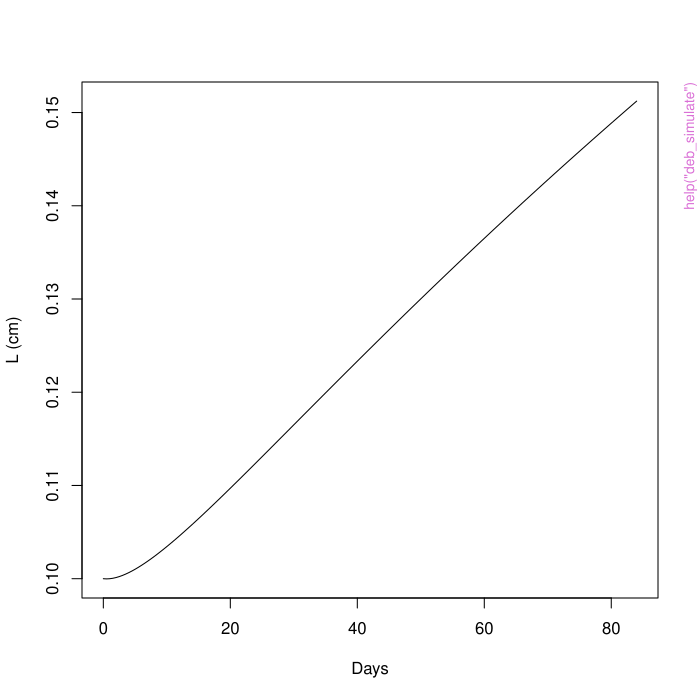

Recreate this plot in R.
pkgname <- "BayesianDEB"
source(file.path(R.home("share"), "R", "examples-header.R"))
options(warn = 1)
base::assign(".ExTimings", "BayesianDEB-Ex.timings", pos = 'CheckExEnv')
base::cat("name\tuser\tsystem\telapsed\n", file=base::get(".ExTimings", pos = 'CheckExEnv'))
base::assign(".format_ptime",
function(x) {
  if(!is.na(x[4L])) x[1L] <- x[1L] + x[4L]
  if(!is.na(x[5L])) x[2L] <- x[2L] + x[5L]
  options(OutDec = '.')
  format(x[1L:3L], digits = 7L)
},
pos = 'CheckExEnv')

### * </HEADER>
library('BayesianDEB')

base::assign(".oldSearch", base::search(), pos = 'CheckExEnv')
base::assign(".old_wd", base::getwd(), pos = 'CheckExEnv')
cleanEx()
nameEx("arrhenius")
### * arrhenius

flush(stderr()); flush(stdout())

base::assign(".ptime", proc.time(), pos = "CheckExEnv")
### Name: arrhenius
### Title: Arrhenius Temperature Correction
### Aliases: arrhenius

### ** Examples

# Correction at 25 C relative to 20 C reference
arrhenius(298.15, T_ref = 293.15, T_A = 8000)  # ~ 1.74

# No correction at reference temperature
arrhenius(293.15)  # exactly 1



base::assign(".dptime", (proc.time() - get(".ptime", pos = "CheckExEnv")), pos = "CheckExEnv")
base::cat("arrhenius", base::get(".format_ptime", pos = 'CheckExEnv')(get(".dptime", pos = "CheckExEnv")), "\n", file=base::get(".ExTimings", pos = 'CheckExEnv'), append=TRUE, sep="\t")
cleanEx()
nameEx("bdeb_data")
### * bdeb_data

flush(stderr()); flush(stdout())

base::assign(".ptime", proc.time(), pos = "CheckExEnv")
### Name: bdeb_data
### Title: Prepare Data for BDEB Models
### Aliases: bdeb_data

### ** Examples

# Simple growth data
df <- data.frame(
  id = rep(1, 10),
  time = seq(0, 45, by = 5),
  length = c(0.1, 0.15, 0.22, 0.30, 0.38, 0.44, 0.49, 0.52, 0.54, 0.55)
)
dat <- bdeb_data(growth = df)



base::assign(".dptime", (proc.time() - get(".ptime", pos = "CheckExEnv")), pos = "CheckExEnv")
base::cat("bdeb_data", base::get(".format_ptime", pos = 'CheckExEnv')(get(".dptime", pos = "CheckExEnv")), "\n", file=base::get(".ExTimings", pos = 'CheckExEnv'), append=TRUE, sep="\t")
cleanEx()
nameEx("bdeb_fit")
### * bdeb_fit

flush(stderr()); flush(stdout())

base::assign(".ptime", proc.time(), pos = "CheckExEnv")
### Name: bdeb_fit
### Title: Fit a BDEB Model via Hamiltonian Monte Carlo
### Aliases: bdeb_fit

### ** Examples

## Not run: 
##D dat <- bdeb_data(growth = growth_df)
##D mod <- bdeb_model(dat, type = "individual")
##D fit <- bdeb_fit(mod, chains = 2, iter_sampling = 500)
## End(Not run)



base::assign(".dptime", (proc.time() - get(".ptime", pos = "CheckExEnv")), pos = "CheckExEnv")
base::cat("bdeb_fit", base::get(".format_ptime", pos = 'CheckExEnv')(get(".dptime", pos = "CheckExEnv")), "\n", file=base::get(".ExTimings", pos = 'CheckExEnv'), append=TRUE, sep="\t")
cleanEx()
nameEx("bdeb_prior_predictive")
### * bdeb_prior_predictive

flush(stderr()); flush(stdout())

base::assign(".ptime", proc.time(), pos = "CheckExEnv")
### Name: bdeb_prior_predictive
### Title: Prior Predictive Check
### Aliases: bdeb_prior_predictive

### ** Examples

## Not run: 
##D dat <- bdeb_data(growth = data.frame(id = 1, time = 0:10,
##D   length = seq(0.1, 0.5, length.out = 11)))
##D mod <- bdeb_model(dat, type = "individual")
##D pp <- bdeb_prior_predictive(mod, n_draws = 200)
##D plot(pp)
## End(Not run)



base::assign(".dptime", (proc.time() - get(".ptime", pos = "CheckExEnv")), pos = "CheckExEnv")
base::cat("bdeb_prior_predictive", base::get(".format_ptime", pos = 'CheckExEnv')(get(".dptime", pos = "CheckExEnv")), "\n", file=base::get(".ExTimings", pos = 'CheckExEnv'), append=TRUE, sep="\t")
cleanEx()
nameEx("bdeb_session_info")
### * bdeb_session_info

flush(stderr()); flush(stdout())

base::assign(".ptime", proc.time(), pos = "CheckExEnv")
### Name: bdeb_session_info
### Title: Reproducibility Report
### Aliases: bdeb_session_info

### ** Examples

bdeb_session_info()



base::assign(".dptime", (proc.time() - get(".ptime", pos = "CheckExEnv")), pos = "CheckExEnv")
base::cat("bdeb_session_info", base::get(".format_ptime", pos = 'CheckExEnv')(get(".dptime", pos = "CheckExEnv")), "\n", file=base::get(".ExTimings", pos = 'CheckExEnv'), append=TRUE, sep="\t")
cleanEx()
nameEx("bdeb_tox")
### * bdeb_tox

flush(stderr()); flush(stdout())

base::assign(".ptime", proc.time(), pos = "CheckExEnv")
### Name: bdeb_tox
### Title: DEBtox Model Specification
### Aliases: bdeb_tox

### ** Examples

## Not run: 
##D conc <- c("ctrl" = 0, "low" = 5, "mid" = 20, "high" = 100)
##D dat <- bdeb_data(growth = growth_df, concentration = conc)
##D mod <- bdeb_tox(dat, stress = "assimilation")
## End(Not run)



base::assign(".dptime", (proc.time() - get(".ptime", pos = "CheckExEnv")), pos = "CheckExEnv")
base::cat("bdeb_tox", base::get(".format_ptime", pos = 'CheckExEnv')(get(".dptime", pos = "CheckExEnv")), "\n", file=base::get(".ExTimings", pos = 'CheckExEnv'), append=TRUE, sep="\t")
cleanEx()
nameEx("deb_simulate")
### * deb_simulate

flush(stderr()); flush(stdout())

base::assign(".ptime", proc.time(), pos = "CheckExEnv")
### Name: deb_simulate
### Title: Simulate DEB Growth Trajectory
### Aliases: deb_simulate

### ** Examples

# Simulate E. fetida growth for 84 days
traj <- deb_simulate(t_max = 84, p_Am = 5, p_M = 0.5,
  kappa = 0.75, v = 0.2, E_G = 400, E0 = 1, L0 = 0.1)
plot(traj$time, traj$L, type = "l", xlab = "Days", ylab = "L (cm)")



base::assign(".dptime", (proc.time() - get(".ptime", pos = "CheckExEnv")), pos = "CheckExEnv")
base::cat("deb_simulate", base::get(".format_ptime", pos = 'CheckExEnv')(get(".dptime", pos = "CheckExEnv")), "\n", file=base::get(".ExTimings", pos = 'CheckExEnv'), append=TRUE, sep="\t")
cleanEx()
nameEx("debtox_growth")
### * debtox_growth

flush(stderr()); flush(stdout())

base::assign(".ptime", proc.time(), pos = "CheckExEnv")
### Name: debtox_growth
### Title: Simulated DEBtox Growth Data
### Aliases: debtox_growth
### Keywords: datasets

### ** Examples

data(debtox_growth)
head(debtox_growth)



base::assign(".dptime", (proc.time() - get(".ptime", pos = "CheckExEnv")), pos = "CheckExEnv")
base::cat("debtox_growth", base::get(".format_ptime", pos = 'CheckExEnv')(get(".dptime", pos = "CheckExEnv")), "\n", file=base::get(".ExTimings", pos = 'CheckExEnv'), append=TRUE, sep="\t")
cleanEx()
nameEx("debtox_simulate")
### * debtox_simulate

flush(stderr()); flush(stdout())

base::assign(".ptime", proc.time(), pos = "CheckExEnv")
### Name: debtox_simulate
### Title: Simulate DEBtox Growth Under Toxicant Exposure
### Aliases: debtox_simulate

### ** Examples

traj <- debtox_simulate(t_max = 42, p_Am = 5, p_M = 0.5,
  kappa = 0.75, v = 0.2, E_G = 400, E0 = 1, L0 = 0.1,
  k_d = 0.3, z_w = 15, b_w = 0.003, C_w = 80)
plot(traj$time, traj$L, type = "l")



base::assign(".dptime", (proc.time() - get(".ptime", pos = "CheckExEnv")), pos = "CheckExEnv")
base::cat("debtox_simulate", base::get(".format_ptime", pos = 'CheckExEnv')(get(".dptime", pos = "CheckExEnv")), "\n", file=base::get(".ExTimings", pos = 'CheckExEnv'), append=TRUE, sep="\t")
cleanEx()
nameEx("eisenia_growth")
### * eisenia_growth

flush(stderr()); flush(stdout())

base::assign(".ptime", proc.time(), pos = "CheckExEnv")
### Name: eisenia_growth
### Title: Simulated Eisenia fetida Growth Data
### Aliases: eisenia_growth
### Keywords: datasets

### ** Examples

data(eisenia_growth)
head(eisenia_growth)



base::assign(".dptime", (proc.time() - get(".ptime", pos = "CheckExEnv")), pos = "CheckExEnv")
base::cat("eisenia_growth", base::get(".format_ptime", pos = 'CheckExEnv')(get(".dptime", pos = "CheckExEnv")), "\n", file=base::get(".ExTimings", pos = 'CheckExEnv'), append=TRUE, sep="\t")
cleanEx()
nameEx("folsomia_repro")
### * folsomia_repro

flush(stderr()); flush(stdout())

base::assign(".ptime", proc.time(), pos = "CheckExEnv")
### Name: folsomia_repro
### Title: Simulated Folsomia candida Reproduction Data
### Aliases: folsomia_repro
### Keywords: datasets

### ** Examples

data(folsomia_repro)
head(folsomia_repro)



base::assign(".dptime", (proc.time() - get(".ptime", pos = "CheckExEnv")), pos = "CheckExEnv")
base::cat("folsomia_repro", base::get(".format_ptime", pos = 'CheckExEnv')(get(".dptime", pos = "CheckExEnv")), "\n", file=base::get(".ExTimings", pos = 'CheckExEnv'), append=TRUE, sep="\t")
cleanEx()
nameEx("observation_models")
### * observation_models

flush(stderr()); flush(stdout())

base::assign(".ptime", proc.time(), pos = "CheckExEnv")
### Name: observation_models
### Title: Observation Model Specifications
### Aliases: observation_models obs_normal obs_lognormal obs_student_t
###   obs_poisson obs_negbinom

### ** Examples

obs_normal()
obs_lognormal()
obs_negbinom()



base::assign(".dptime", (proc.time() - get(".ptime", pos = "CheckExEnv")), pos = "CheckExEnv")
base::cat("observation_models", base::get(".format_ptime", pos = 'CheckExEnv')(get(".dptime", pos = "CheckExEnv")), "\n", file=base::get(".ExTimings", pos = 'CheckExEnv'), append=TRUE, sep="\t")
cleanEx()
nameEx("prior_default")
### * prior_default

flush(stderr()); flush(stdout())

base::assign(".ptime", proc.time(), pos = "CheckExEnv")
### Name: prior_default
### Title: Default Priors for DEB Parameters
### Aliases: prior_default

### ** Examples

prior_default("individual")



base::assign(".dptime", (proc.time() - get(".ptime", pos = "CheckExEnv")), pos = "CheckExEnv")
base::cat("prior_default", base::get(".format_ptime", pos = 'CheckExEnv')(get(".dptime", pos = "CheckExEnv")), "\n", file=base::get(".ExTimings", pos = 'CheckExEnv'), append=TRUE, sep="\t")
cleanEx()
nameEx("priors")
### * priors

flush(stderr()); flush(stdout())

base::assign(".ptime", proc.time(), pos = "CheckExEnv")
### Name: priors
### Title: Prior Distribution Specifications for BDEB Models
### Aliases: priors prior_lognormal prior_normal prior_beta
###   prior_halfnormal prior_halfcauchy prior_exponential

### ** Examples

# Log-normal prior on assimilation rate: median ~ exp(1.5) ~ 4.5
prior_lognormal(mu = 1.5, sigma = 0.5)

# Beta(2,2) prior on kappa — symmetric, favouring 0.5
prior_beta(a = 2, b = 2)



base::assign(".dptime", (proc.time() - get(".ptime", pos = "CheckExEnv")), pos = "CheckExEnv")
base::cat("priors", base::get(".format_ptime", pos = 'CheckExEnv')(get(".dptime", pos = "CheckExEnv")), "\n", file=base::get(".ExTimings", pos = 'CheckExEnv'), append=TRUE, sep="\t")
### * <FOOTER>
###
cleanEx()
options(digits = 7L)
base::cat("Time elapsed: ", proc.time() - base::get("ptime", pos = 'CheckExEnv'),"\n")
grDevices::dev.off()
###
### Local variables: ***
### mode: outline-minor ***
### outline-regexp: "\\(> \\)?### [*]+" ***
### End: ***
quit('no')
